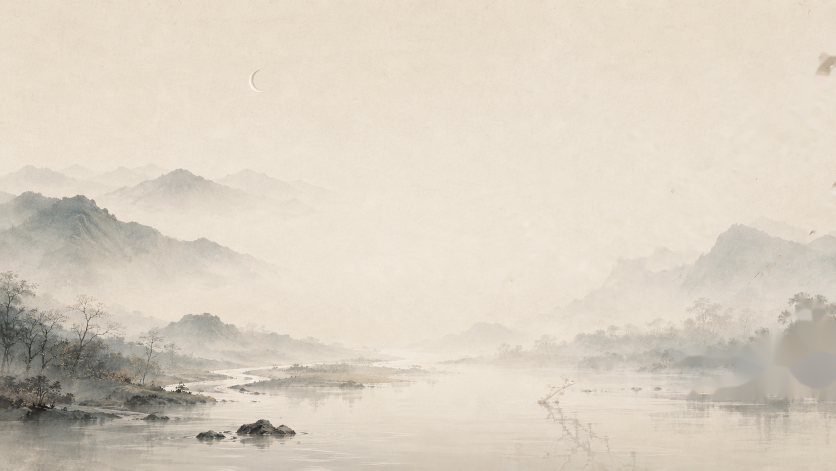
#> input picture design/concept/index-v1-concept.png, 1672 x 941 px, found by its file name (shown at 1/2 size); the run also reads 1 picture not shown here
$ python verify_removal.py
#> lines starting #> are read from the running program, lines starting #| are printed output that depends on the picture; after the words box and inside, x2 and y2 are one past the last pixel; in counts of white or black regions, pixels touching at a corner belong together
import numpy as np
from PIL import Image

OUT = r"C:\Users\liuwanting05\Desktop\Webpersonal\Webpersonal\design\concept\index-v1-concept.png"
ORIG = r"C:\Users\liuwanting05\Desktop\Webpersonal\Webpersonal\design\concept\index-v1-concept-with-plum.png"

for name, path in [("RESULT", OUT), ("ORIGINAL", ORIG)]:
    img = Image.open(path).convert("RGB")
#> img is the input picture: PIL image 1672x941 RGB; mean R, G, B 218.7, 209.1, 194.8
    ca = np.array(img).astype(np.int16)
    R, G, B = ca[:, :, 0], ca[:, :, 1], ca[:, :, 2]
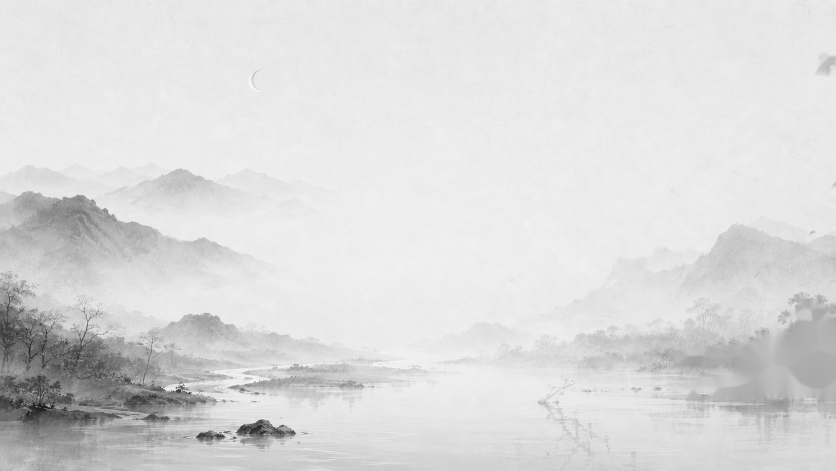
#> R: shape (941, 1672) int16 (shown at 1/2 size); min 18, max 253, mean 218.7
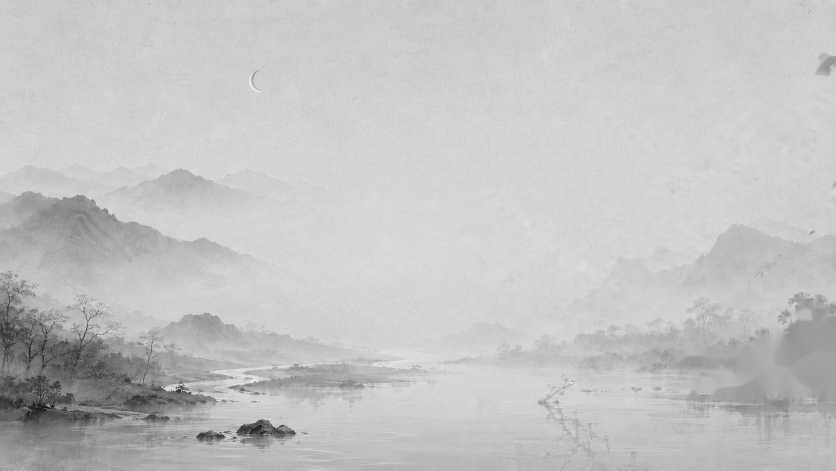
#> B: shape (941, 1672) int16 (shown at 1/2 size); min 17, max 237, mean 194.8
    x0, x1, y0, y1 = 950, 1672, 80, 800
    subR, subG, subB = R[y0:y1, x0:x1], G[y0:y1, x0:x1], B[y0:y1, x0:x1]
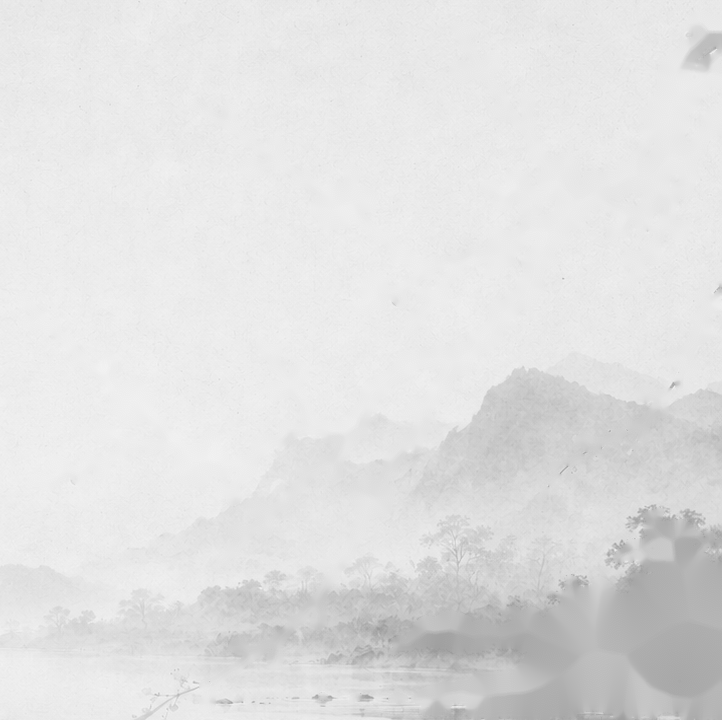
#> subR: shape (720, 722) int16; min 153, max 242, mean 225
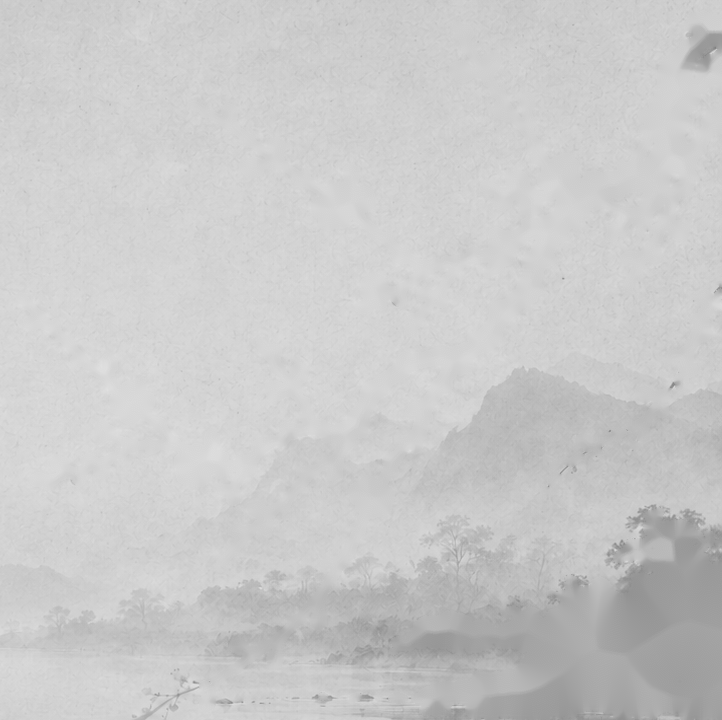
#> subB: shape (720, 722) int16; min 129, max 224, mean 201.6
    pink = (subR > 100) & (subR - subG > 25) & (subR - subB > 15)
#> pink: shape (720, 722) bool; every value is 0
    dark = (subR < 160) & (subG < 155) & (subB < 145)
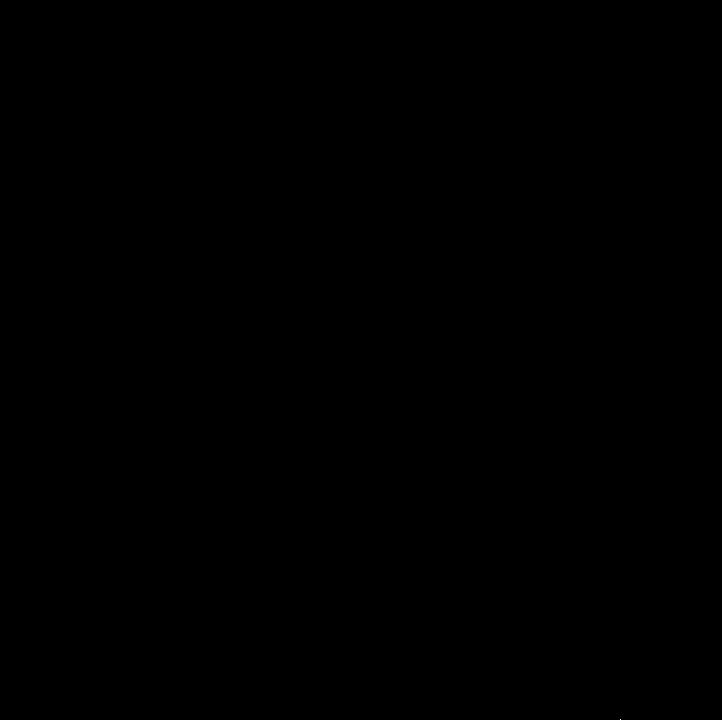
#> dark: shape (720, 722) bool; 0% white in thin lines or dots, all inside (x1, y1, x2, y2) = (620, 719, 621, 720)
    print(f"{name}: pink={pink.sum()}, dark={dark.sum()}, combined={(pink|dark).sum()}")
#| RESULT: pink=0, dark=1, combined=1
    # average background color of the region (excluding nothing)
    print(f"  avg R={subR.mean():.0f} G={subG.mean():.0f} B={subB.mean():.0f}")
#|   avg R=225 G=215 B=202
#> pass 2 of the loop `for name, path in [("RESULT", OUT), ("ORIGINAL", ORIG)]:`:
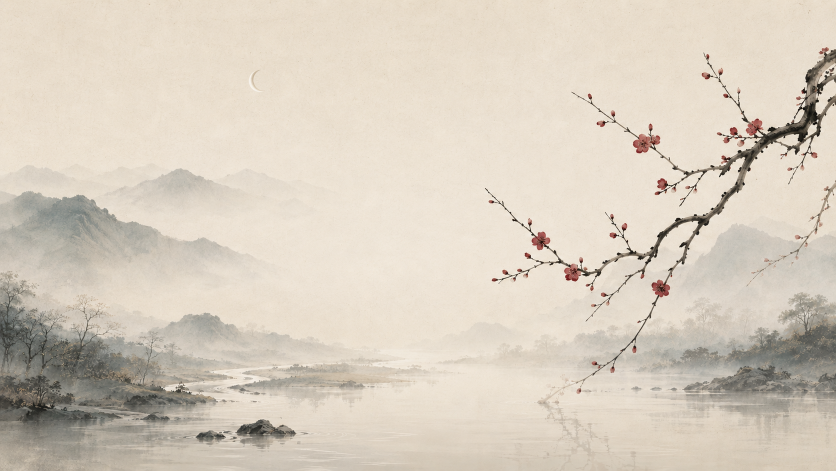
#> input picture design/concept/index-v1-concept-with-plum.png, 1672 x 941 px, found by its file name (shown at 1/2 size)
#> img is the input picture: PIL image 1672x941 RGB; mean R, G, B 215.2, 205.4, 191.2
#> `pink = (subR > 100) & (subR - subG > 25) & (subR - subB > 15)`:
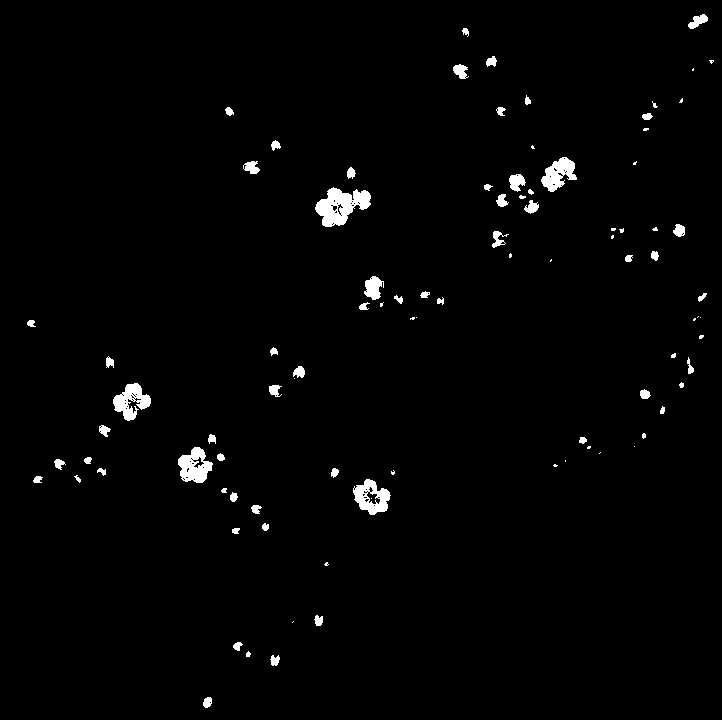
#> pink: shape (720, 722) bool; 1.6% white; 93 white regions (31 under 20 px), largest, box (x1, y1, x2, y2) and area: (315, 187, 371, 227) 1266, (178, 447, 213, 483) 784, (353, 479, 391, 515) 763
#> `dark = (subR < 160) & (subG < 155) & (subB < 145)`:
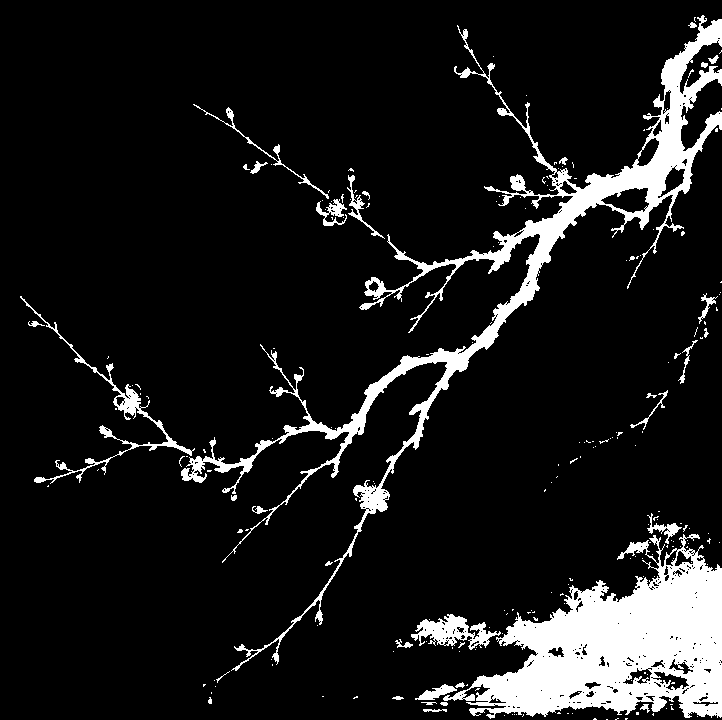
#> dark: shape (720, 722) bool; 10.4% white; 212 white regions (178 under 20 px), largest, box (x1, y1, x2, y2) and area: (443, 534, 722, 719) 25680, (181, 15, 722, 671) 21680, (20, 296, 195, 484) 1796
#| ORIGINAL: pink=8510, dark=54152, combined=58750
#|   avg R=214 G=204 B=191

# Also verify other regions unchanged (compare diff outside branch bbox)
orig = Image.open(ORIG).convert("RGB")
res = Image.open(OUT).convert("RGB")
oa = np.array(orig).astype(np.int16)
ra = np.array(res).astype(np.int16)
diff = np.abs(oa - ra).sum(axis=2)
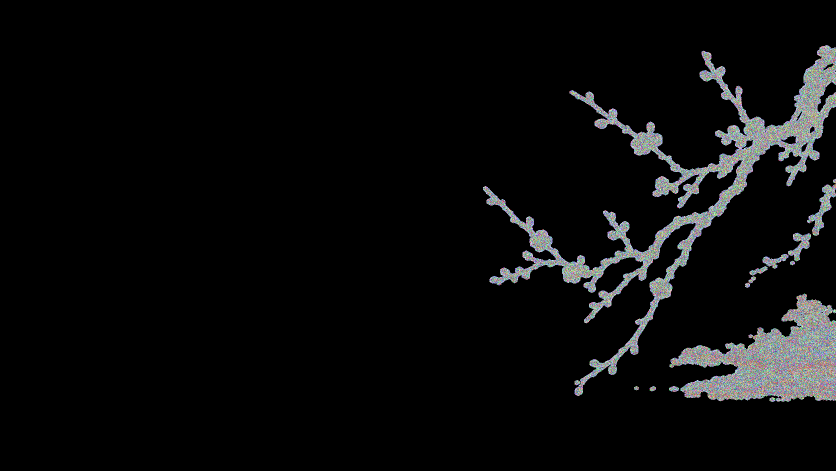
#> diff: shape (941, 1672) int64 (shown at 1/2 size); 670 distinct labels, from 0 to 672; one colour per label, 0 black
# outside region
outside = np.ones_like(diff, dtype=bool)
outside[y0:y1, x0:x1] = False
changed_outside = (diff[outside] > 10).sum()
#> changed_outside = 106
print(f"\nChanged pixels OUTSIDE branch region (>10 diff): {changed_outside}")
#| Changed pixels OUTSIDE branch region (>10 diff): 106
